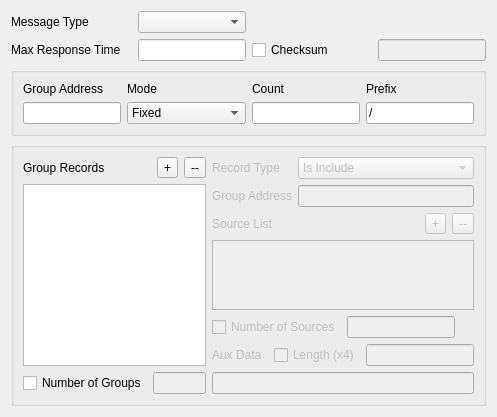
<ui version="4.0" >
 <class>Gmp</class>
 <widget class="QWidget" name="Gmp" >
  <property name="geometry" >
   <rect>
    <x>0</x>
    <y>0</y>
    <width>497</width>
    <height>355</height>
   </rect>
  </property>
  <property name="windowTitle" >
   <string>Form</string>
  </property>
  <layout class="QVBoxLayout" >
   <item>
    <layout class="QGridLayout" >
     <item row="0" column="0" >
      <widget class="QLabel" name="label" >
       <property name="text" >
        <string>Message Type</string>
       </property>
       <property name="buddy" >
        <cstring>msgTypeCombo</cstring>
       </property>
      </widget>
     </item>
     <item row="0" column="1" >
      <widget class="IntComboBox" name="msgTypeCombo" />
     </item>
     <item row="1" column="0" >
      <widget class="QLabel" name="label_2" >
       <property name="text" >
        <string>Max Response Time</string>
       </property>
       <property name="buddy" >
        <cstring>maxResponseTime</cstring>
       </property>
      </widget>
     </item>
     <item row="1" column="1" >
      <widget class="QLineEdit" name="maxResponseTime" >
       <property name="sizePolicy" >
        <sizepolicy vsizetype="Fixed" hsizetype="Fixed" >
         <horstretch>0</horstretch>
         <verstretch>0</verstretch>
        </sizepolicy>
       </property>
      </widget>
     </item>
     <item row="1" column="2" >
      <widget class="QCheckBox" name="overrideChecksum" >
       <property name="text" >
        <string>Checksum</string>
       </property>
      </widget>
     </item>
     <item row="1" column="3" >
      <widget class="QLineEdit" name="checksum" >
       <property name="enabled" >
        <bool>false</bool>
       </property>
       <property name="sizePolicy" >
        <sizepolicy vsizetype="Fixed" hsizetype="Fixed" >
         <horstretch>0</horstretch>
         <verstretch>0</verstretch>
        </sizepolicy>
       </property>
       <property name="inputMask" >
        <string>>HHHH; </string>
       </property>
      </widget>
     </item>
    </layout>
   </item>
   <item>
    <widget class="QGroupBox" name="asmGroup" >
     <property name="title" >
      <string/>
     </property>
     <layout class="QGridLayout" >
      <item row="0" column="0" >
       <widget class="QLabel" name="label_4" >
        <property name="text" >
         <string>Group Address</string>
        </property>
        <property name="buddy" >
         <cstring>groupAddress</cstring>
        </property>
       </widget>
      </item>
      <item row="0" column="1" >
       <widget class="QLabel" name="label_9" >
        <property name="text" >
         <string>Mode</string>
        </property>
        <property name="buddy" >
         <cstring>msgTypeCombo</cstring>
        </property>
       </widget>
      </item>
      <item row="0" column="2" >
       <widget class="QLabel" name="label_10" >
        <property name="text" >
         <string>Count</string>
        </property>
        <property name="buddy" >
         <cstring>msgTypeCombo</cstring>
        </property>
       </widget>
      </item>
      <item row="0" column="3" >
       <widget class="QLabel" name="label_11" >
        <property name="text" >
         <string>Prefix</string>
        </property>
        <property name="buddy" >
         <cstring>msgTypeCombo</cstring>
        </property>
       </widget>
      </item>
      <item row="1" column="0" >
       <widget class="QLineEdit" name="groupAddress" >
        <property name="sizePolicy" >
         <sizepolicy vsizetype="Fixed" hsizetype="Expanding" >
          <horstretch>1</horstretch>
          <verstretch>0</verstretch>
         </sizepolicy>
        </property>
       </widget>
      </item>
      <item row="1" column="1" >
       <widget class="QComboBox" name="groupMode" >
        <item>
         <property name="text" >
          <string>Fixed</string>
         </property>
        </item>
        <item>
         <property name="text" >
          <string>Increment Host</string>
         </property>
        </item>
        <item>
         <property name="text" >
          <string>Decrement Host</string>
         </property>
        </item>
        <item>
         <property name="text" >
          <string>Random Host</string>
         </property>
        </item>
       </widget>
      </item>
      <item row="1" column="2" >
       <widget class="QLineEdit" name="groupCount" >
        <property name="sizePolicy" >
         <sizepolicy vsizetype="Fixed" hsizetype="Fixed" >
          <horstretch>0</horstretch>
          <verstretch>0</verstretch>
         </sizepolicy>
        </property>
       </widget>
      </item>
      <item row="1" column="3" >
       <widget class="QLineEdit" name="groupPrefix" >
        <property name="sizePolicy" >
         <sizepolicy vsizetype="Fixed" hsizetype="Fixed" >
          <horstretch>0</horstretch>
          <verstretch>0</verstretch>
         </sizepolicy>
        </property>
        <property name="inputMask" >
         <string>/900; </string>
        </property>
       </widget>
      </item>
     </layout>
    </widget>
   </item>
   <item>
    <widget class="QStackedWidget" name="ssmWidget" >
     <property name="currentIndex" >
      <number>1</number>
     </property>
     <widget class="QWidget" name="page" >
      <layout class="QHBoxLayout" >
       <property name="leftMargin" >
        <number>0</number>
       </property>
       <property name="topMargin" >
        <number>0</number>
       </property>
       <property name="rightMargin" >
        <number>0</number>
       </property>
       <property name="bottomMargin" >
        <number>0</number>
       </property>
       <item>
        <widget class="QGroupBox" name="groupBox_3" >
         <property name="title" >
          <string/>
         </property>
         <layout class="QHBoxLayout" >
          <item>
           <layout class="QGridLayout" >
            <item row="0" column="0" colspan="3" >
             <widget class="QCheckBox" name="sFlag" >
              <property name="text" >
               <string>S Flag (Suppress Router Processing)</string>
              </property>
             </widget>
            </item>
            <item row="1" column="0" >
             <widget class="QLabel" name="label_5" >
              <property name="text" >
               <string>QRV</string>
              </property>
              <property name="buddy" >
               <cstring>qrv</cstring>
              </property>
             </widget>
            </item>
            <item row="1" column="1" >
             <widget class="QLineEdit" name="qrv" />
            </item>
            <item row="1" column="2" >
             <spacer>
              <property name="orientation" >
               <enum>Qt::Horizontal</enum>
              </property>
              <property name="sizeHint" >
               <size>
                <width>40</width>
                <height>20</height>
               </size>
              </property>
             </spacer>
            </item>
            <item row="2" column="0" >
             <widget class="QLabel" name="label_6" >
              <property name="text" >
               <string>QQI</string>
              </property>
              <property name="buddy" >
               <cstring>qqi</cstring>
              </property>
             </widget>
            </item>
            <item row="2" column="1" >
             <widget class="QLineEdit" name="qqi" />
            </item>
            <item row="3" column="1" >
             <spacer>
              <property name="orientation" >
               <enum>Qt::Vertical</enum>
              </property>
              <property name="sizeHint" >
               <size>
                <width>61</width>
                <height>41</height>
               </size>
              </property>
             </spacer>
            </item>
           </layout>
          </item>
          <item>
           <layout class="QVBoxLayout" >
            <item>
             <layout class="QHBoxLayout" >
              <item>
               <widget class="QLabel" name="label_13" >
                <property name="text" >
                 <string>Source List</string>
                </property>
                <property name="buddy" >
                 <cstring>groupRecordAddress</cstring>
                </property>
               </widget>
              </item>
              <item>
               <spacer>
                <property name="orientation" >
                 <enum>Qt::Horizontal</enum>
                </property>
                <property name="sizeHint" >
                 <size>
                  <width>16</width>
                  <height>20</height>
                 </size>
                </property>
               </spacer>
              </item>
              <item>
               <widget class="QToolButton" name="addSource" >
                <property name="text" >
                 <string>+</string>
                </property>
               </widget>
              </item>
              <item>
               <widget class="QToolButton" name="deleteSource" >
                <property name="text" >
                 <string>--</string>
                </property>
               </widget>
              </item>
             </layout>
            </item>
            <item>
             <widget class="QListWidget" name="sourceList" >
              <property name="dragEnabled" >
               <bool>true</bool>
              </property>
              <property name="dragDropMode" >
               <enum>QAbstractItemView::InternalMove</enum>
              </property>
             </widget>
            </item>
            <item>
             <layout class="QHBoxLayout" >
              <item>
               <spacer>
                <property name="orientation" >
                 <enum>Qt::Horizontal</enum>
                </property>
                <property name="sizeHint" >
                 <size>
                  <width>40</width>
                  <height>20</height>
                 </size>
                </property>
               </spacer>
              </item>
              <item>
               <widget class="QCheckBox" name="overrideSourceCount" >
                <property name="text" >
                 <string>Count</string>
                </property>
               </widget>
              </item>
              <item>
               <widget class="QLineEdit" name="sourceCount" >
                <property name="enabled" >
                 <bool>false</bool>
                </property>
               </widget>
              </item>
             </layout>
            </item>
            <item>
             <spacer>
              <property name="orientation" >
               <enum>Qt::Vertical</enum>
              </property>
              <property name="sizeHint" >
               <size>
                <width>20</width>
                <height>40</height>
               </size>
              </property>
             </spacer>
            </item>
           </layout>
          </item>
         </layout>
        </widget>
       </item>
      </layout>
     </widget>
     <widget class="QWidget" name="page_2" >
      <layout class="QVBoxLayout" >
       <property name="leftMargin" >
        <number>0</number>
       </property>
       <property name="topMargin" >
        <number>0</number>
       </property>
       <property name="rightMargin" >
        <number>0</number>
       </property>
       <property name="bottomMargin" >
        <number>0</number>
       </property>
       <item>
        <widget class="QGroupBox" name="groupBox_2" >
         <property name="title" >
          <string/>
         </property>
         <layout class="QHBoxLayout" >
          <item>
           <layout class="QVBoxLayout" >
            <item>
             <layout class="QHBoxLayout" >
              <item>
               <widget class="QLabel" name="label_14" >
                <property name="text" >
                 <string>Group Records</string>
                </property>
                <property name="buddy" >
                 <cstring>groupRecordAddress</cstring>
                </property>
               </widget>
              </item>
              <item>
               <spacer>
                <property name="orientation" >
                 <enum>Qt::Horizontal</enum>
                </property>
                <property name="sizeHint" >
                 <size>
                  <width>16</width>
                  <height>20</height>
                 </size>
                </property>
               </spacer>
              </item>
              <item>
               <widget class="QToolButton" name="addGroupRecord" >
                <property name="text" >
                 <string>+</string>
                </property>
               </widget>
              </item>
              <item>
               <widget class="QToolButton" name="deleteGroupRecord" >
                <property name="text" >
                 <string>--</string>
                </property>
               </widget>
              </item>
             </layout>
            </item>
            <item>
             <widget class="QListWidget" name="groupList" >
              <property name="dragEnabled" >
               <bool>true</bool>
              </property>
              <property name="dragDropMode" >
               <enum>QAbstractItemView::InternalMove</enum>
              </property>
             </widget>
            </item>
            <item>
             <layout class="QHBoxLayout" >
              <item>
               <widget class="QCheckBox" name="overrideGroupRecordCount" >
                <property name="text" >
                 <string>Number of Groups</string>
                </property>
               </widget>
              </item>
              <item>
               <widget class="QLineEdit" name="groupRecordCount" >
                <property name="enabled" >
                 <bool>false</bool>
                </property>
               </widget>
              </item>
             </layout>
            </item>
           </layout>
          </item>
          <item>
           <widget class="QWidget" native="1" name="groupRecord" >
            <property name="enabled" >
             <bool>false</bool>
            </property>
            <layout class="QVBoxLayout" >
             <property name="leftMargin" >
              <number>0</number>
             </property>
             <property name="topMargin" >
              <number>0</number>
             </property>
             <property name="rightMargin" >
              <number>0</number>
             </property>
             <property name="bottomMargin" >
              <number>0</number>
             </property>
             <item>
              <layout class="QGridLayout" >
               <item row="0" column="0" >
                <widget class="QLabel" name="label_3" >
                 <property name="text" >
                  <string>Record Type</string>
                 </property>
                 <property name="buddy" >
                  <cstring>groupRecordType</cstring>
                 </property>
                </widget>
               </item>
               <item row="0" column="1" >
                <widget class="QComboBox" name="groupRecordType" >
                 <item>
                  <property name="text" >
                   <string>Is Include</string>
                  </property>
                 </item>
                 <item>
                  <property name="text" >
                   <string>Is Exclude</string>
                  </property>
                 </item>
                 <item>
                  <property name="text" >
                   <string>To Include</string>
                  </property>
                 </item>
                 <item>
                  <property name="text" >
                   <string>To Exclude</string>
                  </property>
                 </item>
                 <item>
                  <property name="text" >
                   <string>Allow New</string>
                  </property>
                 </item>
                 <item>
                  <property name="text" >
                   <string>Block Old</string>
                  </property>
                 </item>
                </widget>
               </item>
               <item row="1" column="0" >
                <widget class="QLabel" name="label_7" >
                 <property name="text" >
                  <string>Group Address</string>
                 </property>
                 <property name="buddy" >
                  <cstring>groupRecordAddress</cstring>
                 </property>
                </widget>
               </item>
               <item row="1" column="1" >
                <widget class="QLineEdit" name="groupRecordAddress" />
               </item>
              </layout>
             </item>
             <item>
              <layout class="QVBoxLayout" >
               <item>
                <layout class="QHBoxLayout" >
                 <item>
                  <widget class="QLabel" name="label_12" >
                   <property name="text" >
                    <string>Source List</string>
                   </property>
                   <property name="buddy" >
                    <cstring>groupRecordAddress</cstring>
                   </property>
                  </widget>
                 </item>
                 <item>
                  <spacer>
                   <property name="orientation" >
                    <enum>Qt::Horizontal</enum>
                   </property>
                   <property name="sizeHint" >
                    <size>
                     <width>191</width>
                     <height>20</height>
                    </size>
                   </property>
                  </spacer>
                 </item>
                 <item>
                  <widget class="QToolButton" name="addGroupRecordSource" >
                   <property name="text" >
                    <string>+</string>
                   </property>
                  </widget>
                 </item>
                 <item>
                  <widget class="QToolButton" name="deleteGroupRecordSource" >
                   <property name="text" >
                    <string>--</string>
                   </property>
                  </widget>
                 </item>
                </layout>
               </item>
               <item>
                <widget class="QListWidget" name="groupRecordSourceList" >
                 <property name="dragEnabled" >
                  <bool>true</bool>
                 </property>
                 <property name="dragDropMode" >
                  <enum>QAbstractItemView::InternalMove</enum>
                 </property>
                </widget>
               </item>
               <item>
                <layout class="QHBoxLayout" >
                 <item>
                  <widget class="QCheckBox" name="overrideGroupRecordSourceCount" >
                   <property name="text" >
                    <string>Number of Sources</string>
                   </property>
                  </widget>
                 </item>
                 <item>
                  <widget class="QLineEdit" name="groupRecordSourceCount" >
                   <property name="enabled" >
                    <bool>false</bool>
                   </property>
                   <property name="sizePolicy" >
                    <sizepolicy vsizetype="Fixed" hsizetype="Fixed" >
                     <horstretch>0</horstretch>
                     <verstretch>0</verstretch>
                    </sizepolicy>
                   </property>
                  </widget>
                 </item>
                 <item>
                  <spacer>
                   <property name="orientation" >
                    <enum>Qt::Horizontal</enum>
                   </property>
                   <property name="sizeHint" >
                    <size>
                     <width>81</width>
                     <height>20</height>
                    </size>
                   </property>
                  </spacer>
                 </item>
                </layout>
               </item>
              </layout>
             </item>
             <item>
              <layout class="QGridLayout" >
               <item row="0" column="0" >
                <widget class="QLabel" name="label_8" >
                 <property name="text" >
                  <string>Aux Data</string>
                 </property>
                </widget>
               </item>
               <item row="0" column="1" >
                <spacer>
                 <property name="orientation" >
                  <enum>Qt::Horizontal</enum>
                 </property>
                 <property name="sizeHint" >
                  <size>
                   <width>40</width>
                   <height>20</height>
                  </size>
                 </property>
                </spacer>
               </item>
               <item row="0" column="2" >
                <widget class="QCheckBox" name="overrideAuxDataLength" >
                 <property name="text" >
                  <string>Length (x4)</string>
                 </property>
                </widget>
               </item>
               <item row="0" column="3" >
                <widget class="QLineEdit" name="auxDataLength" >
                 <property name="enabled" >
                  <bool>false</bool>
                 </property>
                 <property name="sizePolicy" >
                  <sizepolicy vsizetype="Fixed" hsizetype="Fixed" >
                   <horstretch>0</horstretch>
                   <verstretch>0</verstretch>
                  </sizepolicy>
                 </property>
                </widget>
               </item>
               <item row="1" column="0" colspan="4" >
                <widget class="QLineEdit" name="auxData" />
               </item>
              </layout>
             </item>
            </layout>
           </widget>
          </item>
         </layout>
        </widget>
       </item>
      </layout>
     </widget>
    </widget>
   </item>
   <item>
    <spacer>
     <property name="orientation" >
      <enum>Qt::Vertical</enum>
     </property>
     <property name="sizeHint" >
      <size>
       <width>101</width>
       <height>21</height>
      </size>
     </property>
    </spacer>
   </item>
  </layout>
 </widget>
 <customwidgets>
  <customwidget>
   <class>IntComboBox</class>
   <extends>QComboBox</extends>
   <header>intcombobox.h</header>
  </customwidget>
 </customwidgets>
 <tabstops>
  <tabstop>msgTypeCombo</tabstop>
  <tabstop>maxResponseTime</tabstop>
  <tabstop>overrideChecksum</tabstop>
  <tabstop>checksum</tabstop>
  <tabstop>groupAddress</tabstop>
  <tabstop>groupMode</tabstop>
  <tabstop>groupCount</tabstop>
  <tabstop>groupPrefix</tabstop>
  <tabstop>overrideGroupRecordCount</tabstop>
  <tabstop>groupRecordCount</tabstop>
  <tabstop>groupRecordType</tabstop>
  <tabstop>groupRecordAddress</tabstop>
  <tabstop>overrideGroupRecordSourceCount</tabstop>
  <tabstop>groupRecordSourceCount</tabstop>
  <tabstop>overrideAuxDataLength</tabstop>
  <tabstop>auxDataLength</tabstop>
  <tabstop>auxData</tabstop>
  <tabstop>sFlag</tabstop>
  <tabstop>qrv</tabstop>
  <tabstop>qqi</tabstop>
  <tabstop>overrideSourceCount</tabstop>
  <tabstop>sourceCount</tabstop>
 </tabstops>
 <resources/>
 <connections>
  <connection>
   <sender>overrideChecksum</sender>
   <signal>toggled(bool)</signal>
   <receiver>checksum</receiver>
   <slot>setEnabled(bool)</slot>
   <hints>
    <hint type="sourcelabel" >
     <x>391</x>
     <y>43</y>
    </hint>
    <hint type="destinationlabel" >
     <x>448</x>
     <y>45</y>
    </hint>
   </hints>
  </connection>
  <connection>
   <sender>overrideGroupRecordSourceCount</sender>
   <signal>toggled(bool)</signal>
   <receiver>groupRecordSourceCount</receiver>
   <slot>setEnabled(bool)</slot>
   <hints>
    <hint type="sourcelabel" >
     <x>402</x>
     <y>202</y>
    </hint>
    <hint type="destinationlabel" >
     <x>436</x>
     <y>204</y>
    </hint>
   </hints>
  </connection>
  <connection>
   <sender>overrideAuxDataLength</sender>
   <signal>toggled(bool)</signal>
   <receiver>auxDataLength</receiver>
   <slot>setEnabled(bool)</slot>
   <hints>
    <hint type="sourcelabel" >
     <x>416</x>
     <y>286</y>
    </hint>
    <hint type="destinationlabel" >
     <x>433</x>
     <y>286</y>
    </hint>
   </hints>
  </connection>
  <connection>
   <sender>overrideGroupRecordCount</sender>
   <signal>toggled(bool)</signal>
   <receiver>groupRecordCount</receiver>
   <slot>setEnabled(bool)</slot>
   <hints>
    <hint type="sourcelabel" >
     <x>112</x>
     <y>309</y>
    </hint>
    <hint type="destinationlabel" >
     <x>138</x>
     <y>312</y>
    </hint>
   </hints>
  </connection>
  <connection>
   <sender>overrideSourceCount</sender>
   <signal>toggled(bool)</signal>
   <receiver>sourceCount</receiver>
   <slot>setEnabled(bool)</slot>
   <hints>
    <hint type="sourcelabel" >
     <x>413</x>
     <y>154</y>
    </hint>
    <hint type="destinationlabel" >
     <x>434</x>
     <y>151</y>
    </hint>
   </hints>
  </connection>
 </connections>
</ui>
